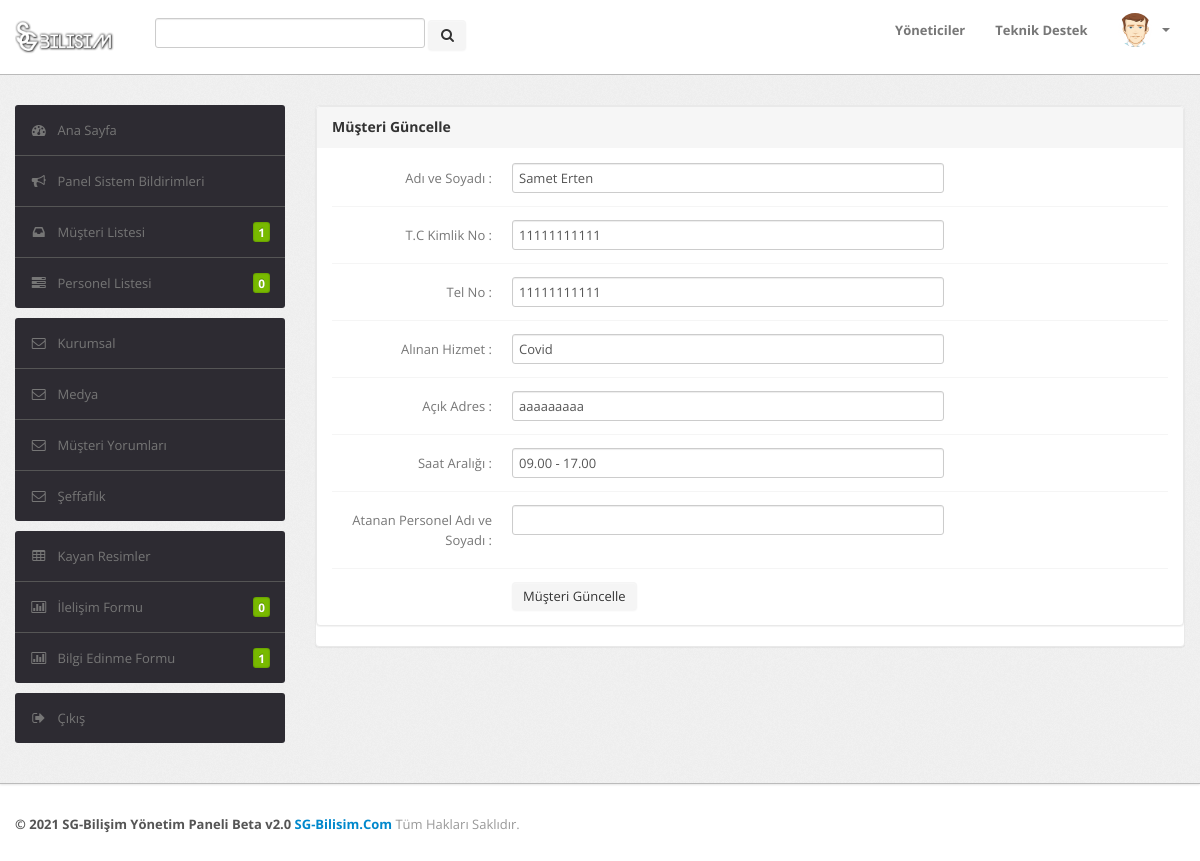
/sgpnl/musteriguncelle.php?id=3 (signed in), run on the app's committed database.
### tables this page shows
CREATE TABLE `musteri`  (
  `id` int NOT NULL AUTO_INCREMENT,
  `adsoyad` varchar(255) NULL DEFAULT NULL,
  `telefon` varchar(255) NULL DEFAULT NULL,
  `adres` varchar(255) NULL DEFAULT NULL,
  `calisan` varchar(255) NULL DEFAULT NULL,
  `tip` varchar(255) NULL DEFAULT NULL,
  `saat` varchar(255) NULL DEFAULT NULL,
  `tckimlik` varchar(255) NULL DEFAULT NULL,
  PRIMARY KEY (`id`) USING BTREE
);

### sgpnl/musteriguncelle.php (the view, shortened to what this page needs)
<?php
include 'inc/vt.php';
include 'inc/header.php';
include 'inc/navbar.php';
$sorgu = $baglanti->prepare("SELECT * FROM musteri Where id=:id");
$sorgu->execute(['id' => (int)$_GET["id"]]);
$sonuc = $sorgu->fetch();
?>
    <div class="wrapper">
        <div class="container">
            <div class="row">
                <div class="span3">
                     <?php include 'inc/sidebar.php';?>
                </div>
                <div class="span9">
                    <div class="content">
                        <div class="module">
						   <div class="module">
							<div class="module-head">
								<h3>Müşteri Güncelle</h3>
							</div>
							<div class="module-body">
					<form method="post" action="" enctype="multipart/form-data" class="form-horizontal row-fluid">
					<div class="control-group">
							<div class="control-group">
											<label class="control-label" for="basicinput">Adı ve Soyadı :</label>
											<div class="controls">
												<input type="text" name="adsoyad" id="adsoyad" value="<?= $sonuc["adsoyad"] ?>" class="span8">
											</div>
										</div>
											<div class="control-group">
											<label class="control-label" for="basicinput">T.C Kimlik No :</label>
											<div class="controls">
												<input type="text" name="tckimlik" minlength="11" maxlength="11" id="tckimlik" value="<?= $sonuc["tckimlik"] ?>" class="span8">
											</div>
										</div>
											<div class="control-group">
											<label class="control-label" for="basicinput">Tel No :</label>
											<div class="controls">
												<input type="text" name="telefon" minlength="11" maxlength="11" id="telefon" value="<?= $sonuc["telefon"] ?>" class="span8">
											</div>
										</div>
								<div class="control-group">
											<label class="control-label" for="basicinput">Alınan Hizmet :</label>
											<div class="controls">
												<input type="text" name="tip" id="tip" value="<?= $sonuc["tip"] ?>" class="span8">
											</div>
										</div>
										<div class="control-group">
											<label class="control-label" for="basicinput">Açık Adres :</label>
											<div class="controls">
												<input type="text" name="adres" id="adres" value="<?= $sonuc["adres"] ?>" class="span8">
											</div>
										</div>
									<div class="control-group">
											<label class="control-label" for="basicinput">Saat Aralığı :</label>
											<div class="controls">
												<input type="text" name="saat" id="saat" value="<?= $sonuc["saat"] ?>" class="span8">
											</div>
										</div>
											<div class="control-group">
											<label class="control-label" for="basicinput">Atanan Personel Adı ve Soyadı :</label>
											<div class="controls">
												<input type="text" name="calisan" id="calisan" value="<?= $sonuc["calisan"] ?>" class="span8">
											</div>
										</div>
										<div class="control-group">
											<div class="controls">
												<button type="submit" class="btn">Müşteri Güncelle</button>
											</div>
										</div>
									</form>
							</div>
							</div>
						</div>
                        </div>
                    </div>
                </div>
            </div>
        </div>
 <?php include 'inc/footer.php';?>

### sgpnl/css/theme.css (style rules this page uses)
body { font-size: 13px; font-family: 'Open Sans', Arial, sans-serif; background: #fff; color: #777 }
h1, h2, h3, h4, h5, h6 { color: #333; margin-top: 0 }
h3 { font-size: 20px }
.wrapper { background: url(../images/bg.png) #eee; border-bottom: 1px solid #bbb; -webkit-box-shadow: 0 1px 2px rgba(0,0,0,0.1); -moz-box-shadow: 0 1px 2px rgba(0,0,0,0.1); box-shadow: 0 1px 2px rgba(0,0,0,0.1); padding: 30px 0 }
form { margin: 0 }
select, textarea, input[type="text"], input[type="password"], input[type="datetime"], input[type="datetime-local"], input[type="date"], input[type="month"], input[type="time"], input[type="week"], input[type="number"], input[type="email"], input[type="url"], input[type="search"], input[type="tel"], input[type="color"], .uneditable-input, label, input, button, select, textarea { -webkit-border-radius: 3px; -moz-border-radius: 3px; border-radius: 3px; font-size: 13px; font-family: 'Open Sans', Tahoma, Arial, sans-serif }
.module { background: #fff; -webkit-border-radius: 3px; -moz-border-radius: 3px; border-radius: 3px; border: 1px solid #ccc; border-bottom-color: #bbb; -webkit-box-shadow: 0 0 1px rgba(0,0,0,0.2); -moz-box-shadow: 0 0 1px rgba(0,0,0,0.2); box-shadow: 0 0 1px rgba(0,0,0,0.2); margin-bottom: 30px }
.form-horizontal .control-group, .form-vertical .control-group { margin-bottom: 0 }
.form-horizontal .control-group+.control-group, .form-vertical .control-group+.control-group { margin-top: 13px; padding-top: 13px; border-top: 1px solid #f5f5f5 }
.btn, .btn-box { -webkit-border-radius: 3px; -moz-border-radius: 3px; border-radius: 3px }
.btn { font-size: 13px; font-weight: 600 }
.btn { display: inline-block; margin-bottom: 0; font-weight: 400; text-align: center; vertical-align: middle; cursor: pointer; background-image: none; border: 1px solid transparent; white-space: nowrap; padding: 4px 10px; font-size: 13px; line-height: 1.42857; border-radius: 4px; -webkit-user-select: none; -moz-user-select: none; -ms-user-select: none; user-select: none }
.module { box-shadow: 0 0 3px rgba(0,0,0,.1); border-color: #e9e9e9; margin-bottom: 20px; background-color: #fff; border-radius: 4px; -webkit-box-shadow: 0 1px 1px rgba(0,0,0,.05); box-shadow: 0 1px 1px rgba(0,0,0,.05); }
.module-head { color: #767676; background-color: #f6f6f6; border-color: #e9e9e9; padding: 10px 15px; border-bottom: 1px solid transparent; border-top-right-radius: 3px; border-top-left-radius: 3px; }
.module-head h3 { font-size: 14px; line-height: 20px; height: 20px; margin: 0 }
.module-body { padding: 15px }

### data on the page
musteri: adsoyad "Samet Erten", tckimlik "11111111111", telefon "11111111111", tip "Covid", adres "aaaaaaaaa", saat "09.00 - 17.00"

### other printed values
$say "1"
$say "0"
